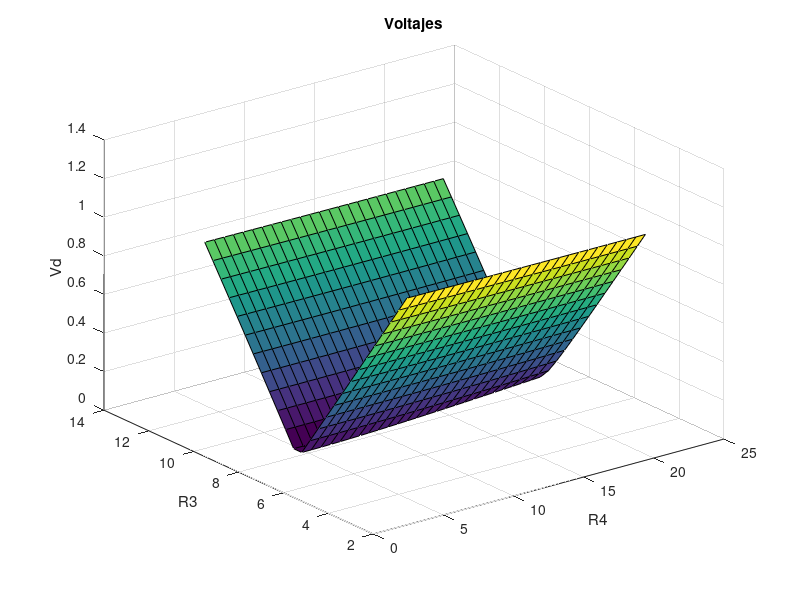
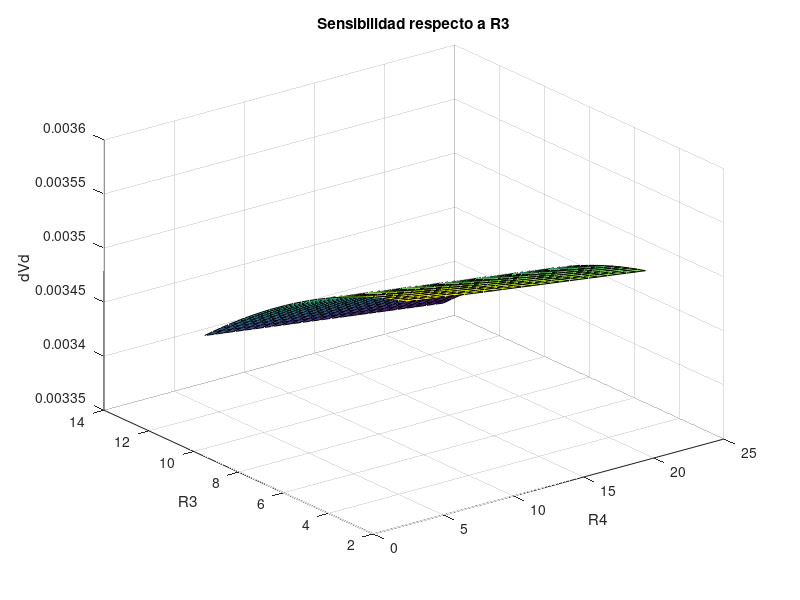
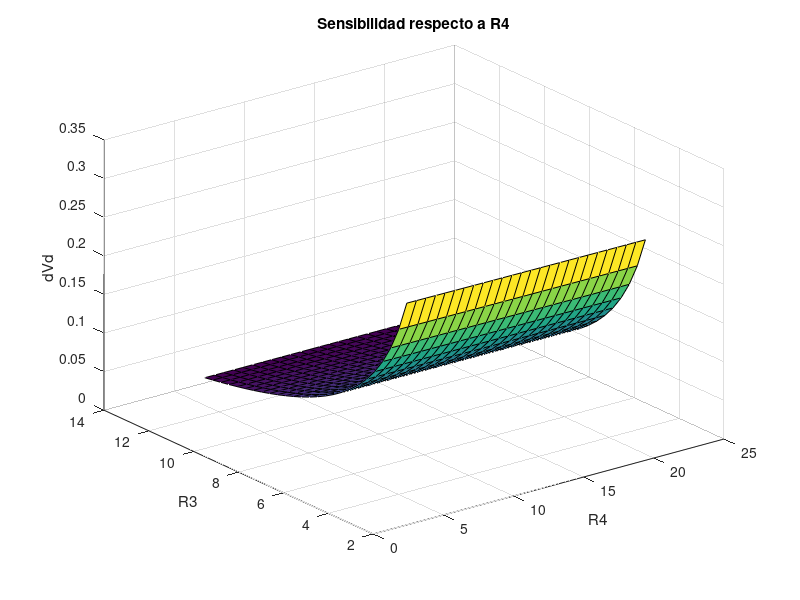

Here is the MATLAB script that generated these plots, in order:
clear
% Constantes
R1 = 1e3; % Ohm. Afecta Unicamente a R1
C3 = 100e-9; % F. Afecta a ambos

f = 10e3; % Hz
w = 2*pi*f; % Rad*s-1
Vg = 10; % V

% Control
spanL = [0.4e-3 2.1e-3];
NR1 = 25; % Vueltas del R1

QN = 53; % Placeholder
spanQ = [0.25*QN QN];
NR3 = 25; % Vueltas del R3

spanR = w*[max(spanL)/min(spanQ) min(spanL)/max(spanQ)];

% Elemento de "Prueba"
Lx = (max(spanL)-min(spanL))*rand()+min(spanL); % Random
Rx = w*Lx*QN;

% Parametro Resistencia 1 (Afecta con Lx)
spanR4 = spanL/(C3*R1); % Ohm
ranR4 = max(spanR4) - min(spanR4); % Rango de R1
DR4 = ranR4/NR1; % Delta R1
R4 = (min(spanR4):DR4:max(spanR4));

% Parametro Reistencia 3 (Afecta con Qx)
spanR3 = 1./( w .* spanQ * C3); % Ohm
ranR3 = max(spanR3) - min(spanR3); % Rango de R3
DR3 = ranR3/NR3; % Delta R3
R3 = (min(spanR3):DR3:max(spanR3));

% Impedancias
Z1 = R1;
Z2 = 1./(1/Rx + 1/(1i*w*Lx));
Z3 = R3 + 1/(1i*w*C3);
Z4 = R4;

% Calculo
Vd = zeros(length(R4),length(R3));
for i=1:length(R4)
    for j=1:length(R3)
        Vd(i,j) = abs(Z3(j)/(Z1+Z3(j)) - Z4(i)/(Z2+Z4(i)))*Vg;
    end
end

figure(1);
surf(R4,R3,Vd);
xlabel('R4');
ylabel('R3');
zlabel('Vd');
title ('Voltajes');

% Sensibilidades
% Sensibilidad a R3
dVdR3 = zeros(length(R4),length(R3));
for i=1:length(R4)
    for j=1:length(R3)
        dVdR3(i,j) = abs(1/((1 + Z1/Z3(j))*(Z4(i)/Z2 + 1))*DR3/Z3(j)*Vg);
    end
end

figure(2);
surf(R4,R3,dVdR3);
xlabel('R4');
ylabel('R3');
zlabel('dVd');
title('Sensibilidad respecto a R3');

% Sensibilidad a R1
dVdR4 = zeros(length(R4),length(R3));
for i=1:length(R4)
    for j=1:length(R3)
        dVdR4(i,j) = abs(1/((1 + Z1/Z3(j))*(Z4(i)/Z2 + 1))*DR4/Z4(i)*Vg);
    end
end

figure(3);
surf(R4,R3,dVdR4);
xlabel('R4');
ylabel('R3');
zlabel('dVd');
title('Sensibilidad respecto a R4');